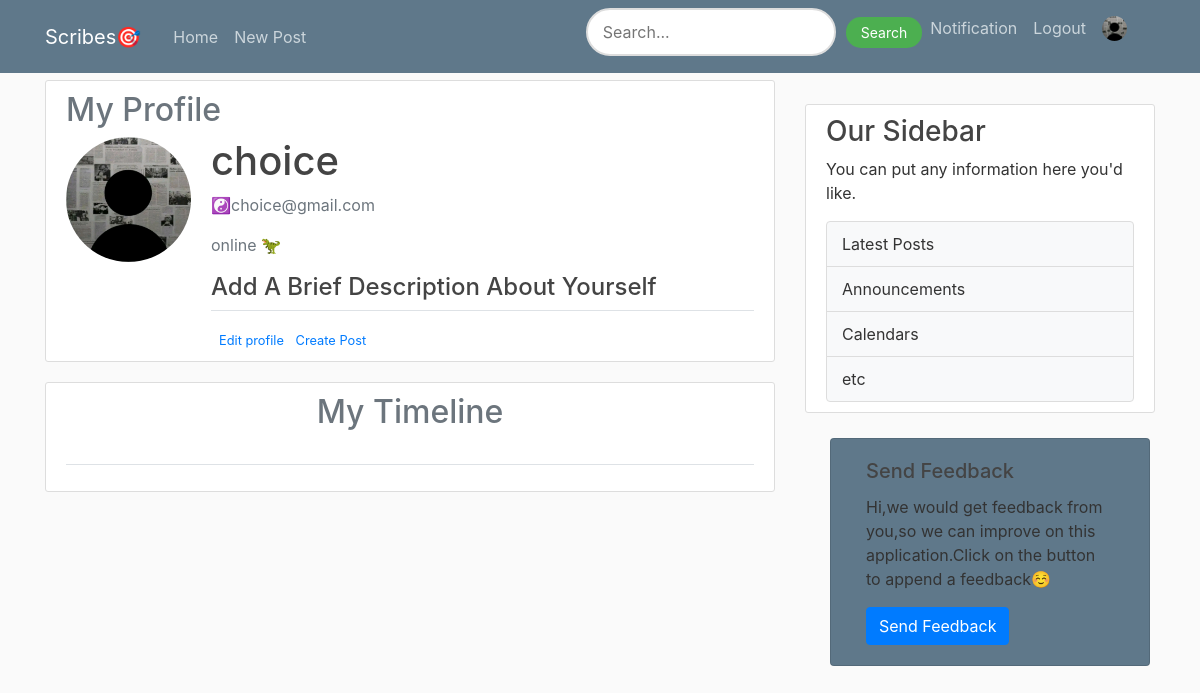
Page /Account (signed in) on the committed database.
### flaskblog/models.py (models this page shows, shortened)
class User(db.Model, UserMixin):
    id = db.Column(db.Integer, primary_key=True)
    username = db.Column(db.String(20), nullable=False, unique=True)
    email = db.Column(db.String(120), nullable=False, unique=True)
    image_file = db.Column(db.String(20), nullable=False, default='default.jpg')
    password = db.Column(db.String(60), nullable=False)
    posts = db.relationship('Post', backref='author', lazy=True)
    is_admin = db.Column(db.Boolean, nullable=False,default=False)
    Biography= db.Column(db.Text, nullable=False,default='Add A Brief Description About Yourself')

### flaskblog/routes.py (the view)
@app.route("/Account")
@login_required
def Account():
    image_file = url_for('static', filename='profile_pics/' + current_user.image_file)
    page = request.args.get('page', 1, type=int)
    post = Post.query.filter_by(user_id=current_user.id).order_by(Post.date.desc()).paginate(page=page, per_page=10)
    return render_template('Account.html', title='Account', post=post, image_file=image_file)

### flaskblog/models.py (called while the page is built)
@login_manager.user_loader
def load_user(user_id):
    return User.query.get(int(user_id))

### flaskblog/templates/Account.html (shortened to what this page needs)
{% extends "layout.html" %}
{% block content %}
    <div class="content-section">
      <h2 class="text-secondary"><a>My Profile</a></h2>
      <div class="media">
        <a href="{{ url_for('show_img',image_file=image_file) }}">
        <img class="rounded-circle account-img" src="{{ image_file }}" alt="Profile Picture">
        </a>
        <div class="media-body">
          {% if current_user.email=='dibieemmanuel403@gmail.com' %}
           <h6 class="account-heading">⭐{{ current_user.username }}</h6><sub style = "color: #428bca">||Founder🎟️||</sub>
           {% elif current_user.is_admin and current_user.username !='dibieemmanuel403' %}
           <h6 class="account-heading">{{ current_user.username }}</h6><sub style = "color: #428bca">||Admin ⭐||</sub>
           {% else %}
           <h6 class="account-heading">{{ current_user.username }}</h6>
           {% endif %}
          <p class="text-secondary">☯️{{ current_user.email }}</p>
          <p class="text-secondary">online 🦖</p>
       <h4>{{current_user.Biography}}</h4>
       <div class="border-top pt-3">
        <small class="text-secondary">
          <a class="ml-2" href="{{ url_for('edit') }}">Edit profile</a>
        </small>
        <small class="text-secondary">
          <a class="ml-2" href="{{ url_for('new_post') }}">Create Post</a>
        </small>
       </div>
        </div>
      </div>
    </div>
    <div class="content-section">
      <h2 class="text-center  text-secondary"><a>My Timeline</a></h2><br>
      <div class="border-top pt-3">
      </div>
    </div>
{% endblock content %}

### flaskblog/static/main.css (style rules this page uses)
body { background: #fafafa; color: #333333; margin-top: 5rem; }
h1, h2, h3, h4, h5, h6 { color: #444444; }
.content-section { background: #ffffff; padding: 10px 20px; border: 1px solid #dddddd; border-radius: 3px; margin-bottom: 20px; }
.account-img { height: 125px; width: 125px; margin-right: 20px; }
.account-heading { font-size: 2.5rem; }

### rows in the picture
User: username "choice", email "choice@gmail.com", Biography "Add A Brief Description About Yourself"
